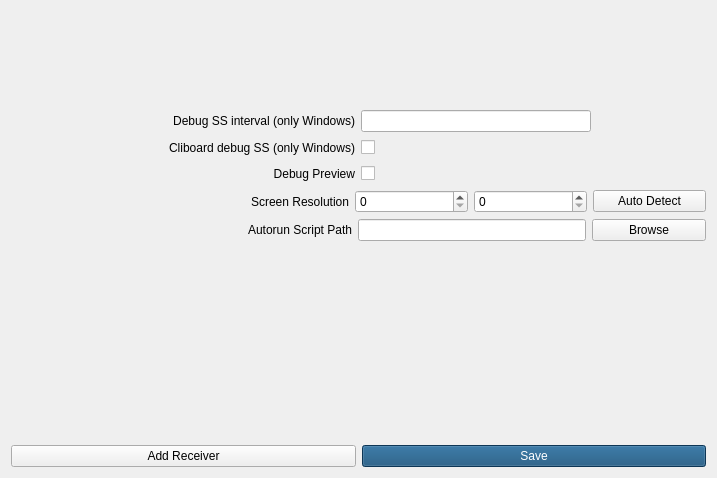
<?xml version="1.0" encoding="UTF-8"?>
<ui version="4.0">
 <class>SettingsWindow</class>
 <widget class="QWidget" name="SettingsWindow">
  <property name="geometry">
   <rect>
    <x>0</x>
    <y>0</y>
    <width>717</width>
    <height>478</height>
   </rect>
  </property>
  <property name="windowTitle">
   <string>Form</string>
  </property>
  <layout class="QVBoxLayout" name="verticalLayout_2">
   <item>
    <spacer name="verticalSpacer_2">
     <property name="orientation">
      <enum>Qt::Orientation::Vertical</enum>
     </property>
     <property name="sizeHint" stdset="0">
      <size>
       <width>20</width>
       <height>40</height>
      </size>
     </property>
    </spacer>
   </item>
   <item>
    <layout class="QHBoxLayout" name="horizontalLayout_2" stretch="1,2,2,1">
     <item>
      <spacer name="horizontalSpacer">
       <property name="orientation">
        <enum>Qt::Orientation::Horizontal</enum>
       </property>
       <property name="sizeHint" stdset="0">
        <size>
         <width>40</width>
         <height>20</height>
        </size>
       </property>
      </spacer>
     </item>
     <item>
      <widget class="QLabel" name="DebugSSinterval">
       <property name="text">
        <string>Debug SS interval (only Windows)</string>
       </property>
       <property name="alignment">
        <set>Qt::AlignmentFlag::AlignRight|Qt::AlignmentFlag::AlignTrailing|Qt::AlignmentFlag::AlignVCenter</set>
       </property>
      </widget>
     </item>
     <item>
      <widget class="QLineEdit" name="DebugSSintervalVal"/>
     </item>
     <item>
      <spacer name="horizontalSpacer_2">
       <property name="orientation">
        <enum>Qt::Orientation::Horizontal</enum>
       </property>
       <property name="sizeHint" stdset="0">
        <size>
         <width>40</width>
         <height>20</height>
        </size>
       </property>
      </spacer>
     </item>
    </layout>
   </item>
   <item>
    <layout class="QHBoxLayout" name="horizontalLayout" stretch="1,2,2,1">
     <item>
      <spacer name="horizontalSpacer_3">
       <property name="orientation">
        <enum>Qt::Orientation::Horizontal</enum>
       </property>
       <property name="sizeHint" stdset="0">
        <size>
         <width>40</width>
         <height>20</height>
        </size>
       </property>
      </spacer>
     </item>
     <item>
      <widget class="QLabel" name="DebugSS">
       <property name="text">
        <string>Cliboard debug SS (only Windows)</string>
       </property>
       <property name="alignment">
        <set>Qt::AlignmentFlag::AlignRight|Qt::AlignmentFlag::AlignTrailing|Qt::AlignmentFlag::AlignVCenter</set>
       </property>
      </widget>
     </item>
     <item>
      <widget class="QCheckBox" name="DebugSSVal">
       <property name="text">
        <string/>
       </property>
      </widget>
     </item>
     <item>
      <spacer name="horizontalSpacer_4">
       <property name="orientation">
        <enum>Qt::Orientation::Horizontal</enum>
       </property>
       <property name="sizeHint" stdset="0">
        <size>
         <width>40</width>
         <height>20</height>
        </size>
       </property>
      </spacer>
     </item>
    </layout>
   </item>
   <item>
    <layout class="QHBoxLayout" name="horizontalLayout_3" stretch="1,2,2,1">
     <item>
      <spacer name="horizontalSpacer_5">
       <property name="orientation">
        <enum>Qt::Orientation::Horizontal</enum>
       </property>
       <property name="sizeHint" stdset="0">
        <size>
         <width>40</width>
         <height>20</height>
        </size>
       </property>
      </spacer>
     </item>
     <item>
      <widget class="QLabel" name="DebugPreview">
       <property name="text">
        <string>Debug Preview</string>
       </property>
       <property name="alignment">
        <set>Qt::AlignmentFlag::AlignRight|Qt::AlignmentFlag::AlignTrailing|Qt::AlignmentFlag::AlignVCenter</set>
       </property>
      </widget>
     </item>
     <item>
      <widget class="QCheckBox" name="DebugPreviewVal">
       <property name="text">
        <string/>
       </property>
      </widget>
     </item>
     <item>
      <spacer name="horizontalSpacer_6">
       <property name="orientation">
        <enum>Qt::Orientation::Horizontal</enum>
       </property>
       <property name="sizeHint" stdset="0">
        <size>
         <width>40</width>
         <height>20</height>
        </size>
       </property>
      </spacer>
     </item>
    </layout>
   </item>
   <item>
    <layout class="QHBoxLayout" name="horizontalLayout_4" stretch="1,2,1,1,1">
     <item>
      <spacer name="horizontalSpacer_7">
       <property name="orientation">
        <enum>Qt::Orientation::Horizontal</enum>
       </property>
       <property name="sizeHint" stdset="0">
        <size>
         <width>40</width>
         <height>20</height>
        </size>
       </property>
      </spacer>
     </item>
     <item>
      <widget class="QLabel" name="ScreenRes">
       <property name="text">
        <string>Screen Resolution</string>
       </property>
       <property name="alignment">
        <set>Qt::AlignmentFlag::AlignRight|Qt::AlignmentFlag::AlignTrailing|Qt::AlignmentFlag::AlignVCenter</set>
       </property>
      </widget>
     </item>
     <item>
      <widget class="QSpinBox" name="ScreenResX">
       <property name="maximum">
        <number>3840</number>
       </property>
      </widget>
     </item>
     <item>
      <widget class="QSpinBox" name="ScreenResY">
       <property name="maximum">
        <number>2160</number>
       </property>
      </widget>
     </item>
     <item>
      <widget class="QPushButton" name="detectResolution">
       <property name="text">
        <string>Auto Detect</string>
       </property>
      </widget>
     </item>
    </layout>
   </item>
   <item>
    <layout class="QHBoxLayout" name="horizontalLayout_5" stretch="1,2,2,1">
     <item>
      <spacer name="horizontalSpacer_8">
       <property name="orientation">
        <enum>Qt::Orientation::Horizontal</enum>
       </property>
       <property name="sizeHint" stdset="0">
        <size>
         <width>40</width>
         <height>20</height>
        </size>
       </property>
      </spacer>
     </item>
     <item>
      <widget class="QLabel" name="AutoRunScript">
       <property name="text">
        <string>Autorun Script Path</string>
       </property>
       <property name="alignment">
        <set>Qt::AlignmentFlag::AlignRight|Qt::AlignmentFlag::AlignTrailing|Qt::AlignmentFlag::AlignVCenter</set>
       </property>
      </widget>
     </item>
     <item>
      <widget class="QLineEdit" name="AutoRunScriptVal"/>
     </item>
     <item>
      <widget class="QPushButton" name="AutoRunScriptSelect">
       <property name="text">
        <string>Browse</string>
       </property>
      </widget>
     </item>
    </layout>
   </item>
   <item>
    <spacer name="verticalSpacer">
     <property name="orientation">
      <enum>Qt::Orientation::Vertical</enum>
     </property>
     <property name="sizeHint" stdset="0">
      <size>
       <width>20</width>
       <height>40</height>
      </size>
     </property>
    </spacer>
   </item>
   <item>
    <layout class="QVBoxLayout" name="receiverRowContainer"/>
   </item>
   <item>
    <spacer name="verticalSpacer_3">
     <property name="orientation">
      <enum>Qt::Orientation::Vertical</enum>
     </property>
     <property name="sizeHint" stdset="0">
      <size>
       <width>20</width>
       <height>40</height>
      </size>
     </property>
    </spacer>
   </item>
   <item>
    <layout class="QHBoxLayout" name="horizontalLayout_6">
     <item>
      <widget class="QPushButton" name="addReceiverButton">
       <property name="text">
        <string>Add Receiver</string>
       </property>
      </widget>
     </item>
     <item>
      <widget class="QPushButton" name="SaveButton">
       <property name="styleSheet">
        <string notr="true">color: rgb(255, 255, 255);
background-color: rgb(18, 76, 120);</string>
       </property>
       <property name="text">
        <string>Save</string>
       </property>
      </widget>
     </item>
    </layout>
   </item>
  </layout>
 </widget>
 <resources/>
 <connections/>
</ui>
